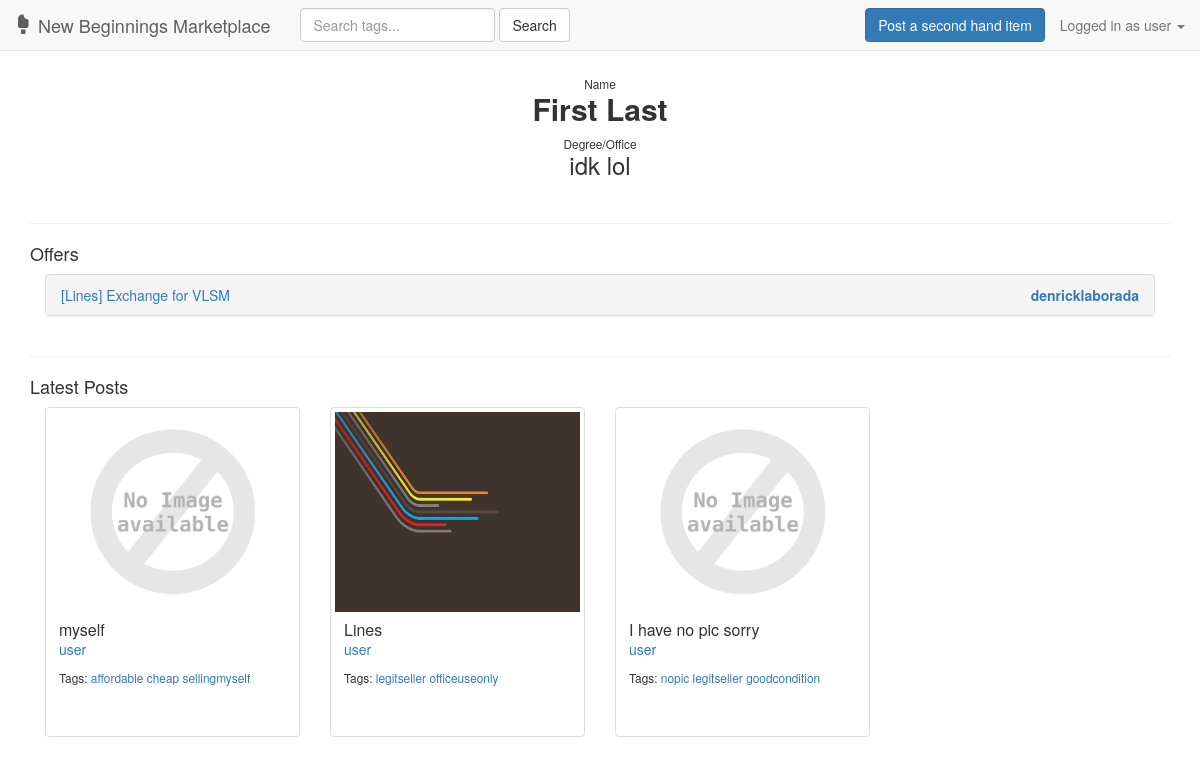
The page /user/18/ (signed in) on the database as committed earlier.
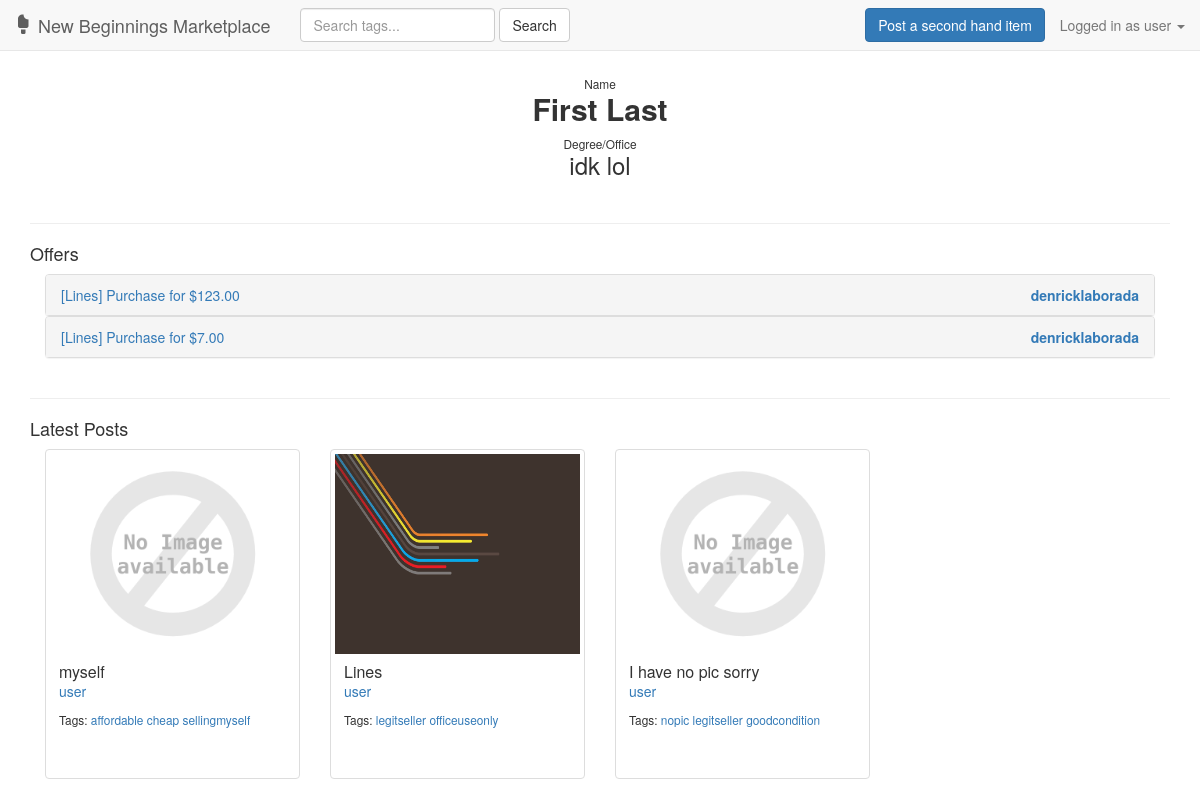
The same page on the database as committed later.
### marketplace/models.py (models this page shows, shortened)
class Offer(models.Model):
    user = models.ForeignKey(User, on_delete=models.CASCADE)
    post = models.ForeignKey(Post, on_delete=models.CASCADE, related_name='post')
    CHOICES = (
        ('Exchange', 'Exchange'),
        ('Purchase', 'Purchase'),
    )
    type = models.CharField(max_length=8, choices=CHOICES)
    amount = models.DecimalField(decimal_places=2, blank=True, max_digits=20, null=True)
    secondhand = models.ForeignKey(Post, null=True, blank=True, related_name='secondhand')
    approve_reject = models.NullBooleanField(blank=True, null=True)
    reason = models.CharField(blank=True, null=True, max_length=255)

class Post(models.Model):
    user = models.ForeignKey(User, on_delete=models.CASCADE)
    image = models.ImageField(upload_to='marketplace/static/marketplace/img/', blank=True, default='marketplace/static/marketplace/img/def/default.png')
    name = models.CharField(max_length=25)
    condition = models.CharField(max_length=50)
    quantity = models.PositiveIntegerField(default=1, validators=[MinValueValidator(1)])
    CHOICES = (
        ('Academic', 'Academic'),
        ('Office', 'Office'),
    )
    type = models.CharField(max_length=8, choices=CHOICES)
    course = models.CharField(max_length=20, blank=True)
    tags = TaggableManager(blank=True)
    def __str__(self):
        return self.name

### marketplace/views.py (the view)
# urls.py: url(r'^user/(?P<user_id>[0-9]+)/$', views.userdetails, name='userdetails'),
def userdetails(request, user_id):
    userobj = get_object_or_404(User, pk=user_id)
    user_latest_post = Post.objects.filter(user=userobj).order_by('-id')
    offers = Offer.objects.filter(post__in=user_latest_post).order_by('-id')
    myoffers = Offer.objects.filter(user=request.user, post__in=user_latest_post).order_by('-id')
    if request.method == 'POST':
        regform = RegistrationForm(request.POST)
        postform = PostForm(request.POST, request.FILES)
        if regform.is_valid():
            regform.save()
            return redirect('/')
        elif request.user.is_authenticated():
            if postform.is_valid():
                obj = postform.save(commit=False)
                obj.user = request.user
                obj.image = postform.cleaned_data['image']
                obj.save()
                postform.save_m2m()
                return redirect('/')
        else:
            postform = PostForm()
            regform = RegistrationForm()
            context = {
                'userprofile': userobj,
                'latest_posts': user_latest_post,
                'regform': regform,
                'postform': postform,
                'offers': offers,
                'myoffers': myoffers,
            }
            return login(request, context, template_name='marketplace/err.html')
    else:
        regform = RegistrationForm()
        postform = PostForm()
        context = {
            'userprofile': userobj,
            'latest_posts': user_latest_post,
            'regform': regform,
            'postform': postform,
            'offers': offers,
            'myoffers': myoffers,
        }
        return render(request, 'marketplace/user.html', context)

### marketplace/forms.py (shortened to what this page needs)
class RegistrationForm(UserCreationForm):
    first_name = forms.CharField(required=True)
    last_name = forms.CharField(required=True)
    degree_or_office = forms.CharField(required=True)
    class Meta:
        model = User
        fields = (
            'username',
            'first_name',
            'last_name',
            'password1',
            'password2',
            'degree_or_office',
        )

class PostForm(forms.ModelForm):
    name = forms.CharField(required=True)
    condition = forms.CharField(required=True)
    type = forms.ChoiceField(choices=Post.CHOICES, required=True)
    quantity = forms.IntegerField(required=True, initial='1', min_value=1)
    class Meta:
        model = Post
        fields = (
            'image',
            'name',
            'condition',
            'quantity',
            'type',
            'course',
            'tags',
        )

### marketplace/templates/marketplace/user.html (shortened to what this page needs)
{% extends 'marketplace/includes/header.html' %}
{% block body %}
    <div class="container">
        <div class="text-center">
            <div class="panel-body">
                <small>Name</small>
                <h2 style="margin-top: 0;"><strong>{{ userprofile.first_name }} {{ userprofile.last_name }}</strong></h2>
                <small>Degree/Office</small>
                <h3 style="margin-top: 0;">{{ userprofile.degree_or_office }}</h3>
            </div>
        </div>
        <div>
            {% if user.is_authenticated %}
                <hr/>
                {% if user.get_username == userprofile.username %}
                    <h4>Offers</h4>
                    <div class="container row">
                        <div class="col-sm-12 col-md-12">
                            <div class="panel-group" id="accordion" role="tablist" aria-multiselectable="true">
                                {% for offer in offers %}
                                    <div class="panel panel-default">
                                        <div class="panel-heading" role="tab" data-toggle="collapse" data-parent="#accordion" href="#collapse{{ offer.id }}" aria-expanded="false" aria-controls="collapse{{ offer.id }}">
                                            <a class="collapsed" role="button" data-toggle="collapse" data-parent="#accordion" href="#collapse{{ offer.id }}" aria-expanded="false" aria-controls="collapse{{ offer.id }}">
                                                [{{ offer.post }}] {{ offer.type }} for {% if offer.type == 'Purchase' %}${{ offer.amount }}{% else %}{{ offer.secondhand.name }}{% endif %}
                                                <span class="pull-right"><strong>{{ offer.user.username }}</strong></span>
                                            </a>
                                        </div>
                                    </div>
                                {% endfor %}
                            </div>
                        </div>
                    </div>
                {% endif %}
            {% endif %}
        </div>
        <hr />
        <h4>Latest Posts</h4>
        <div id="posts_5" class="container row">
            {% for post in latest_posts|slice:':5' %}
                <div class="col-sm-6 col-md-3">
                    <div class="thumbnail">
                        <a data-toggle="modal" data-target="#postModal{{ post.id }}" href="javascript:void(0);"><img src="{{ post.image.url }}" style="height:200px;"></a>
                        <div class="caption" style="height: 120px;">
                            <h3 class="panel-title"><a data-toggle="modal" data-target="#postModal{{ post.id }}" href="javascript:void(0);">{{ post.name }}</a></h3>
                            <p><a href="{% url 'marketplace:userdetails' post.user.id %}">
                                {{ post.user }}
                            </a></p>
                            <p><small>Tags:
                                {% for t in post.tags.all %}
                                    <a href="{% url 'marketplace:tagresults' t.name %}">{{ t.name }}</a>
                                {% endfor %}
                            </small></p>
                        </div>
                    </div>
                </div>
            {% endfor %}
        </div>
    </div>
{% endblock %}

### marketplace/templates/marketplace/includes/header.html (shortened to what this page needs)
{% load staticfiles %}
<head>
    {% block head %}
        <link type="text/css" rel="stylesheet" href="{% static "marketplace/css/bootstrap.min.css" %}"/>
        <link type="text/css" rel="stylesheet" href="{% static "marketplace/css/edited.css" %}"/>
    {% endblock %}
</head>
{% block header %}
    <nav class="navbar navbar-default navbar-fixed-top">
        <div class="container-fluid">
            <div class="navbar-header">
                <a class="navbar-brand" href="{% url 'marketplace:index' %}"><span class="glyphicon glyphicon-ice-lolly-tasted" aria-hidden="true"></span> New Beginnings Marketplace</a>
            </div>
            <div class="collapse navbar-collapse" id="bs-example-navbar-collapse-1">
                <form class="navbar-form navbar-left" method="get">
                    <div class="form-group">
                        <input type="text" class="form-control" name="query" value = "{{ request.GET.query }}" placeholder="Search tags..." >
                        <button type="submit" class="btn btn-default">Search</button>
                    </div>
                </form>
                {% if user.is_authenticated %}
                    <ul class="nav navbar-nav navbar-right">
                        <li><button data-toggle="modal" data-target="#postModal" class="btn btn-primary navbar-btn">Post a second hand item</button></li>
                        <li class="dropdown">
                            <a href="javascript:void(0);" class="dropdown-toggle" data-toggle="dropdown" role="button" aria-haspopup="true" aria-expanded="false">Logged in as {{ user.get_username }} <span class="caret"></span></a>
                        </li>
                    </ul>
                {% endif %}
            </div>
        </div>
    </nav>
{% endblock %}
{% block body %}{% endblock %}

Rows that differ between the two databases and show on the page:
removed Offer: post "Lines", type "Exchange", secondhand.name "VLSM", user.username "denricklaborada"
added Offer: post "Lines", type "Purchase", amount "123.00", user.username "denricklaborada"
added Offer: post "Lines", type "Purchase", amount "7.00", user.username "denricklaborada"
